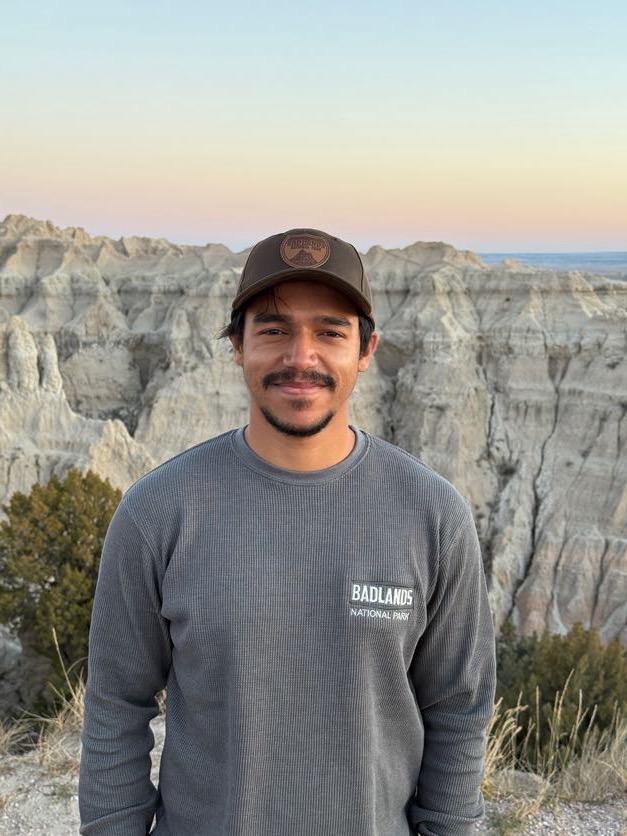
#> input picture hero-portrait.png, 627 x 836 px
$ python crop_hero_square.py
#> lines starting #> are read from the running program, lines starting #| are printed output that depends on the picture
#!/usr/bin/env python3
"""Crop hero portrait to centered square: hat, face, shoulders, upper torso.
Output: hero-portrait-square.jpg at 1200x1200. Run from portfolio dir.
Requires: pip install Pillow
"""
try:
    from PIL import Image
except ImportError:
    raise SystemExit("Install Pillow: pip install Pillow")

path = "hero-portrait.png"
img = Image.open(path).convert("RGB")
#> img is the input picture: PIL image 627x836 RGB; mean R, G, B 150.2, 149.3, 143.3
w, h = img.size
#> w = 627; h = 836
size = min(w, h)
#> size = 627
# Top-aligned square to keep hat/face/shoulders
left = (w - size) // 2
#> left = 0
top = 0
box = (left, top, left + size, top + size)
#> box = (0, 0, 627, 627)
cropped = img.crop(box)
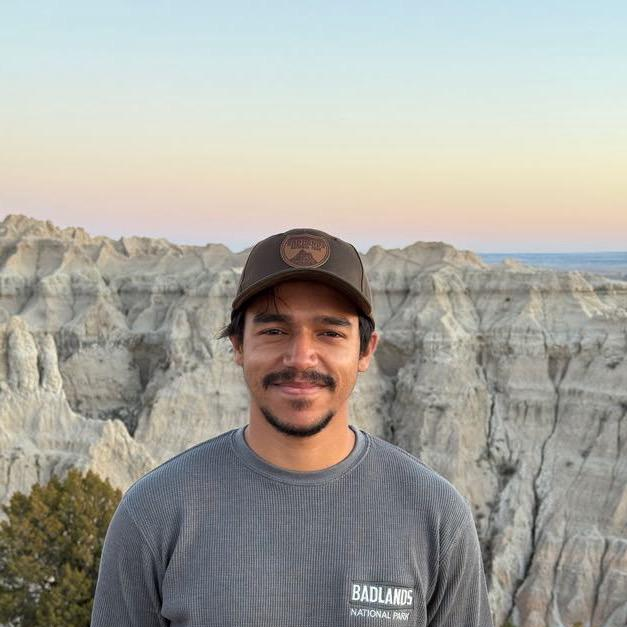
#> cropped: PIL image 627x627 RGB; mean R, G, B 168.1, 166.8, 159.4
out = cropped.resize((1200, 1200), Image.Resampling.LANCZOS)
out.save("hero-portrait-square.jpg", "JPEG", quality=90)
print("Saved hero-portrait-square.jpg (1200×1200)")
